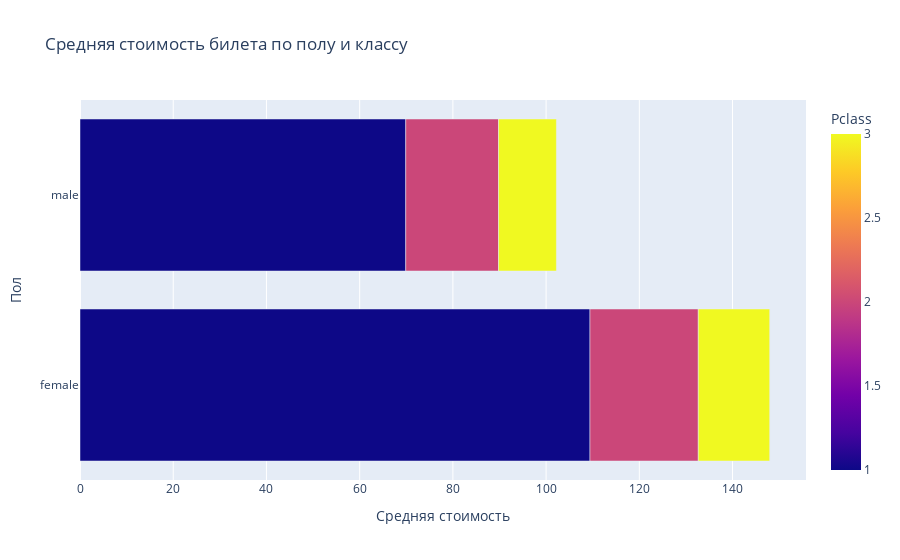

The notebook cell this image was saved under:
### Markdown cell above
Horizontal Bar Chart

### Code cell
fare_by_sex_class = combined_df.groupby(['Sex', 'Pclass'])['Fare'].mean().reset_index()
fig5 = px.bar(fare_by_sex_class, y='Sex', x='Fare', color='Pclass',
             title='Средняя стоимость билета по полу и классу',
             orientation='h',
             barmode='group',
             labels={'Fare': 'Средняя стоимость', 'Sex': 'Пол'})
fig5.show()

### Figure 1 — Plotly figure (JSON) as saved in the notebook; plotly's stock layout.template omitted (floating-point values rounded to 4 significant figures)
{"data": [{"alignmentgroup": "True", "hovertemplate": "Средняя стоимость=%{x}<br>Пол=%{y}<br>Pclass=%{marker.color}<extra></extra>", "legendgroup": "", "marker": {"color": [1, 2, 3, 1, 2, 3], "coloraxis": "coloraxis", "pattern": {"shape": ""}}, "name": "", "offsetgroup": "", "orientation": "h", "showlegend": false, "textposition": "auto", "type": "bar", "x": [109.4, 23.23, 15.32, 69.89, 19.9, 12.42], "xaxis": "x", "y": ["female", "female", "female", "male", "male", "male"], "yaxis": "y"}], "layout": {"barmode": "group", "coloraxis": {"colorbar": {"title": {"text": "Pclass"}}, "colorscale": [[0, "#0d0887"], [0.1111, "#46039f"], [0.2222, "#7201a8"], [0.3333, "#9c179e"], [0.4444, "#bd3786"], [0.5556, "#d8576b"], [0.6667, "#ed7953"], [0.7778, "#fb9f3a"], [0.8889, "#fdca26"], [1, "#f0f921"]]}, "legend": {"tracegroupgap": 0}, "title": {"text": "Средняя стоимость билета по полу и классу"}, "xaxis": {"anchor": "y", "domain": [0, 1], "title": {"text": "Средняя стоимость"}}, "yaxis": {"anchor": "x", "domain": [0, 1], "title": {"text": "Пол"}}}}
